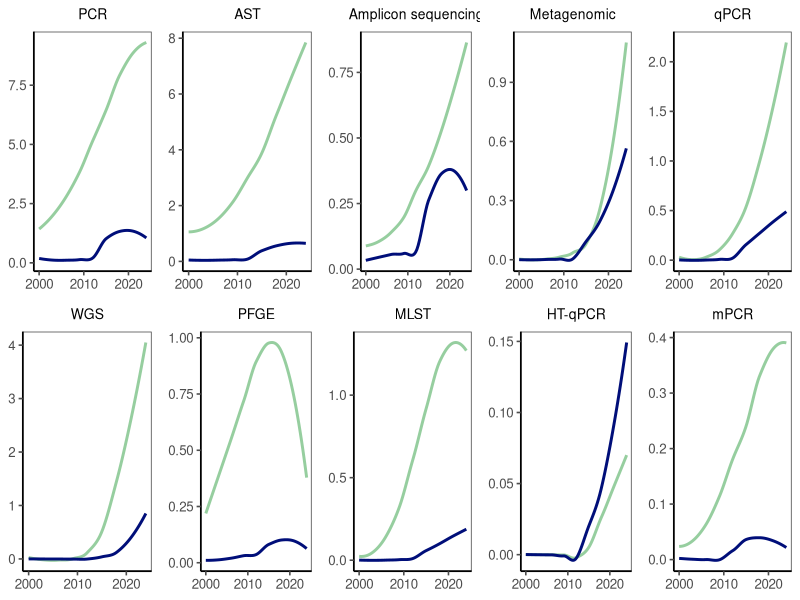

This figure's R source:
pkgs <- c("ggplot2", "gridExtra", "ggthemes")
for (p in pkgs) {
  if (!requireNamespace(p, quietly = TRUE)) {
    install.packages(p)
  }
  library(p, character.only = TRUE)
}

total_df_norm <- read.csv("./Data/Fig3g_hydro.csv", row.names = 1, check.names = F)
other_df_norm <- read.csv("./Data/Fig3g_other.csv", row.names = 1, check.names = F)
# Get the technology names
tech_names <- rownames(total_df_norm)
years <- as.numeric(colnames(total_df_norm))

# Create the color mapping
colors <- c("Total" = "#000e79", "Other" = "#96ce9f")

# Create an empty list to store all plots
plot_list <- list()

# Create a plot for each technology
for (i in 1:length(tech_names)) {
  tech_name <- tech_names[i]

  # Extract the data
  total_data <- as.numeric(total_df_norm[i, ])
  other_data <- as.numeric(other_df_norm[i, ])

  # Create a data frame
  df <- data.frame(
    Year = rep(years, 2),
    Count = c(total_data, other_data),
    Group = rep(c("Total", "Other"), each = length(years))
  )

  # Create the ggplot figure
  p <- ggplot(df, aes(x = Year, y = Count, color = Group)) +
    geom_smooth(method = "loess", se = FALSE, linewidth = 1) +
    scale_color_manual(values = colors) +
    scale_x_continuous(breaks = c(2000, 2010, 2020)) + # Show only 2000, 2010, and 2020
    labs(title = tech_name, x = NULL, y = NULL) +
    theme_few() +
    theme(
      panel.background = element_rect(fill = "white", color = NA),
      plot.background = element_rect(fill = "white", color = NA),
      panel.grid = element_blank(),
      axis.line = element_line(color = "black"),
      legend.position = "none", # Hide the legend
      plot.title = element_text(hjust = 0.5, size = 10) # Center the title and adjust its size
    )

  # Add the plot to the list
  plot_list[[i]] <- p
}

# Combine all plots into a 2-row layout
combined_plot <- grid.arrange(grobs = plot_list, nrow = 2, ncol = 5)
ggsave("./Figures/Fig3g.pdf", combined_plot,
  width = 10, height = 3
)
